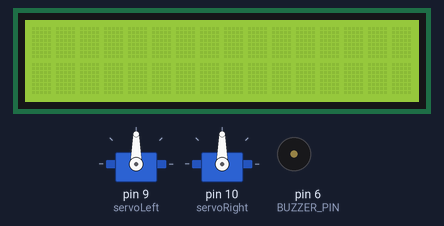
The sketch below on a simulated Arduino Uno, built with avr-gcc and run on an emulated ATmega328P. On the bench: 2 × servo, 16×2 character LCD, buzzer (waves = sounding, pin HIGH). What the sketch prints to the serial monitor is not drawn.

Above: at 0.4 s.
Timing chart, 0 to 1.9 s (numbered marks = the images above):
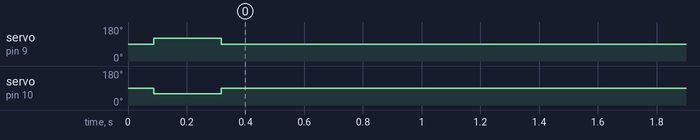

Measured:
- by itself, servo on pin 9 (servoLeft): 90° → 120° at 0.09 s, → 90° 0.23 s later
- by itself, servo on pin 10 (servoRight): 90° → 60° at 0.09 s, → 90° 0.23 s later

The sketch:

robotussin_0316.ino
```cpp
#include <Servo.h>
#include <LiquidCrystal.h>

/*
 * The circuit:
 * LCD RS pin to digital pin 12
 * LCD Enable pin to digital pin 11
 * LCD D4 pin to digital pin 5
 * LCD D5 pin to digital pin 4
 * LCD D6 pin to digital pin 3
 * LCD D7 pin to digital pin 2
 * LCD R/W pin to ground
 * LCD VSS pin to ground
 * LCD VCC pin to 5V
 * 10K resistor:
 * ends to +5V and ground
 * wiper to LCD VO pin (pin 3)
 */
 LiquidCrystal lcd(12, 11, 5, 4, 3, 2);

int BUZZER_PIN = 6;
int tempo = 300;

int buttonPin = 2;
int buttonState = 0;

int sensorpin = 0;
int val = 0;
int led = 11;

int counter = 0;
int avg = 0;
int finalAvg = 0;

Servo servoLeft;
Servo servoRight;

void setup() {
  servoLeft.attach(9);
  servoRight.attach(10);
  pinMode(led, OUTPUT);
  pinMode(BUZZER_PIN, OUTPUT);
  pinMode(buttonPin, INPUT);
  Serial.begin(9600);
  lcd.begin(16, 2);
}

bool running = true;
void loop() {
  if(running)
  {
    forward(15);
    running = false;
  }
}

/*int main()
{
  //setup();
  //forward(5);
  return 0;
}
*/
void robotMovement()
{
  //add functions for robot movement

  /*
   * functions for students to use:
   *
   * printMessage( char inputString[] )
   * ledOn( int seconds )
   * turnLeft( int seconds )
   * turnRights( int seconds )
   * reverse( int secodns )
   * forward( int seconds )
   * playMusic( char notes[], int beats[], int length )
   * buttonMusic( char notes[], int beats[], int length )
   * buttonLed()
   */

   forward(5);
}

//LCD functions
int printMessage(char str[])
{
  lcd.setCursor(0, 1);
  lcd.print(str);
  delay(50);
  return 0;
}

//LED functions
int ledOn(int seconds)
{
  analogWrite(led, 200);
  digitalWrite(6, HIGH);
  delay(seconds * 1000);
  ledOff();
  return 0;
}

void ledOff()
{
  analogWrite(led, 0);
  digitalWrite(6, LOW);
  delay(50);
}

// Motion routines for forward, reverse, turns, and stop
float read_gp2d12_range(byte pin)
{
  int tmp;
  tmp = analogRead(pin);
  if (tmp < 3)return -1;
  return (6787.0 /((float)tmp - 3.0)) - 4.0;
}

int turnLeft(int seconds)
{
  int time = seconds * 1000;
  counter = 0;
  avg = 0;
  finalAvg = 0;
  val = analogRead(sensorpin);       // reads the value of the sharp sensor
  Serial.println(val);            // prints the value of the sensor to the serial monitor

  while(time > 0)
  {
    if(counter < 9)
    {
      avg += val;
      counter++;
    }
    else
    {
      finalAvg = avg / 10;
      avg = 0;
      counter = 0;
    }
    time = time - 25;
    delay(25);

    if (finalAvg > 300) {
     stopRobot();
     return 0;
    }
    else if (finalAvg <= 300) {
      left();
    }
  }

  stopRobot();
  delay(50);
  return 0;
}

void left() {
  servoLeft.write(60);
  servoRight.write(60);
}

int turnRight(int seconds)
{
  int time = seconds * 1000;
  counter = 0;
  avg = 0;
  finalAvg = 0;
  val = analogRead(sensorpin);       // reads the value of the sharp sensor
  Serial.println(val);            // prints the value of the sensor to the serial monitor

  while(time > 0)
  {
    if(counter < 9)
    {
      avg += val;
      counter++;
    }
    else
    {
      finalAvg = avg / 10;
      avg = 0;
      counter = 0;
    }
    time = time - 25;
    delay(25);

    if (finalAvg > 300) {
     stopRobot();
     return 0;
    }
    else if (finalAvg <= 300) {
      right();
    }
  }

  stopRobot();
  delay(50);
  return 0;
}

void right() {
  servoLeft.write(120);
  servoRight.write(120);
}

int reverse(int seconds)
{
  int time = seconds * 1000;
  counter = 0;
  avg = 0;
  finalAvg = 0;
  val = analogRead(sensorpin);       // reads the value of the sharp sensor
  Serial.println(val);            // prints the value of the sensor to the serial monitor

  while(time > 0)
  {
    if(counter < 9)
    {
      avg += val;
      counter++;
    }
    else
    {
      finalAvg = avg / 10;
      avg = 0;
      counter = 0;
    }
    time = time - 25;
    delay(25);

    if (finalAvg > 300) {
     stopRobot();
     return 0;
    }
    else if (finalAvg <= 300) {
      reverseRobot();
    }
  }

  stopRobot();
  delay(50);
  return 0;
}

void reverseRobot() {
  servoLeft.write(60);
  servoRight.write(120);
}

int forward(int seconds)
{
  int time = seconds * 1000;
  counter = 0;
  avg = 0;
  finalAvg = 0;
  val = analogRead(sensorpin);       // reads the value of the sharp sensor
  //Serial.println("ir sensor: " + val);            // prints the value of the sensor to the serial monitor

  while(time > 0)
  {
    Serial.println(time);
    if(counter < 9)
    {
      avg += val;
      counter++;
    }
    else
    {
      finalAvg = avg / 10;
      avg = 0;
      counter = 0;
    }
    time = time - 25;
    delay(25);

    if (finalAvg > 300) {
     stopRobot();
     return 0;
    }
    else if (finalAvg <= 300) {
      forwardRobot();
    }
  }

  stopRobot();
  delay(50);
  return 0;
}

void forwardRobot() {
  servoLeft.write(120);
  servoRight.write(60);
}

void stopRobot() {
  servoLeft.write(90);
  servoRight.write(90);
}

//Music functions
void playMusic(char notes[], int beats[], int length)
{
  for(int i = 0; i < length; i++) {
        if(notes[i] == ' ') {
            delay(beats[i] * tempo);
        } else {
            playNote(notes[i], beats[i] * tempo);
        }
        delay(tempo / 2);    /* delay between notes */
    }
}

/* play tone */
void playTone(int tone, int duration) {
    for (long i = 0; i < duration * 1000L; i += tone * 2) {
        digitalWrite(BUZZER_PIN, HIGH);
        delayMicroseconds(tone);
        digitalWrite(BUZZER_PIN, LOW);
        delayMicroseconds(tone);
    }
}

void playNote(char note, int duration) {
    char names[] = { 'c', 'd', 'e', 'f', 'g', 'a', 'b', 'C' };
    int tones[] = { 1915, 1700, 1519, 1432, 1275, 1136, 1014, 956 };

    // play the tone corresponding to the note name
    for (int i = 0; i < 8; i++) {
        if (names[i] == note) {
            playTone(tones[i], duration);
        }
    }
}

//Button code
int buttonMusic(char notes[], int beats[], int length)
{
  buttonState = digitalRead(buttonPin);
  if(buttonState == HIGH)
  {
    playMusic(notes, beats, length);
    return 0;
  }
  else
  {
    digitalWrite(6, LOW);
    return 0;
  }
}

int buttonLed()
{
  buttonState = digitalRead(buttonPin);
  if(buttonState == HIGH)
  {
    ledOn(5);
    return 0;
  }
  else if(buttonState == LOW)
  {
    ledOff();
    return 0;
  }
}
```
